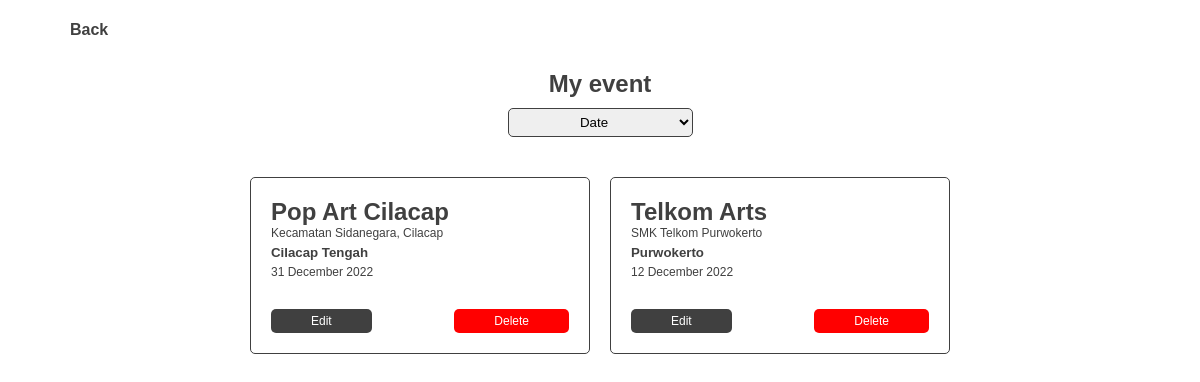
The page /after-LR/myevent.php?id=70 on the database its author committed.
### tables this page shows
CREATE TABLE `data_event` (
  `id_event` int(25) NOT NULL,
  `id_user` int(11) NOT NULL,
  `event_name` varchar(25) NOT NULL,
  `location` varchar(50) NOT NULL,
  `location_city` varchar(20) NOT NULL,
  `event_date` date NOT NULL,
  `event_desc` text NOT NULL,
  `event_terms` text NOT NULL,
  `price_ticket` double NOT NULL
);

### after-LR/myevent.php (the view, shortened to what this page needs)
<!DOCTYPE html>
<html lang="en">
<head>
    <link rel="stylesheet" href="../style.css?version=<?php echo filemtime('../style.css'); ?>">
</head>
<body>
    <?php
    $id = $_GET['id'];
    ?>
    <nav>
        <div class="wrapper">
            <div class="Back-button"><a href="after-login.php?id=<?php echo $id; ?>">Back</a></div>
        </div>
    </nav>
    <section>
        <div class="wrapper-myevent">
            <div class="subwrapper-myevent">
                <div class="wrapper-header-myevent">
                    <h1>My event</h1>
                    <select name="option" id="option_sort">
                        <option value="date">Date</option>
                    </select>
                </div>
            </div>
            <div class="subwrapper-myevent-1">
                <div class="wrapper-content-myevent">
                    <?php
                    include "koneksi.php";
                    $query = "SELECT * FROM data_event WHERE id_user = '$id'";
                    $result = mysqli_query($koneksi, $query);
                    while($d = mysqli_fetch_assoc($result)){
                        $date_v = $d['event_date'];
                        $date_v2 = new DateTime($date_v);
                        $date_formated = date_format($date_v2, 'd F Y');
                        $id_event = $d['id_event']
                    ?>
                    <div class="container-myevent">
                        <div class="subcontainer-myevent">
                            <h2><?php echo $d['event_name']?></h2>
                            <p><?php echo $d['location'] ?></p>
                            <h5><?php echo $d['location_city']?></h5>
                            <p><?php echo $date_formated ?></p>
                            <div class="button-action-myevent">
                                <a class="editbutton-event" href="update-event.php?id_event=<?php echo $id_event?>&id=<?php echo $id?>">Edit</a>
                                <a class="deletebutton-event" href="delete.php?id_event=<?php echo $id_event?>&id=<?php echo $id?>">Delete</a>
                            </div>
                        </div>
                    </div>
                    <?php
                    }
                    ?>
                </div>
            </div>
        </div>
    </section>
</body>
</html>

### style.css (style rules this page uses)
* { text-decoration: none; box-sizing: border-box; margin: 0px; padding: 0px; font-family: 'Poppins', sans-serif; }
body { margin: 0px; padding: 0px; -ms-overflow-style: none; }
.wrapper { background-color: white; padding: 0px 70px; width: 100%; margin: auto; position: relative; }
nav { width: 100%; margin: auto; display: flex; top: 0; line-height: 60px; background-color: white; z-index: 1; }
.sub-container-history-2 h4, h5 { color: #404040; }
.sub-container-eventhome h4, h5 { margin: 5px 0px; color: #404040; }
.wrapper-myevent { width: 100%; padding: 0px 70px; }
.subwrapper-myevent { width: 100%; height: auto; display: flex; justify-content: center; }
.wrapper-header-myevent { text-align: center; }
.wrapper-header-myevent h1 { color: #404040; margin: 10px 0px; }
.wrapper-header-myevent select { text-align: center; padding: 5px 50px; border: 1.5px solid #404040; border-radius: 5px; }
.subwrapper-myevent { width: 100%; height: auto; display: flex; }
.subwrapper-myevent-1 { display: flex; justify-content: center; }
.wrapper-content-myevent { margin: 30px 0px; width: auto; display: inline-grid; grid-template-columns: auto auto auto; }
.container-myevent { margin: 10px; padding: 20px; border: 1.5px solid #404040; border-radius: 5px; width: 340px; }
.subcontainer-myevent { text-align: left; }
.container-myevent h2, h4, h5, p { color: #404040; }
.container-myevent p { font-size: 12px; }
.button-action-myevent { margin-top: 30px; display: flex; justify-content: space-between; }
.editbutton-event { font-size: 12px; color: white; border-radius: 5px; background-color: #404040; padding: 5px 40px; }
.deletebutton-event { font-size: 12px; background-color: red; border-radius: 5px; color: white; padding: 5px 40px; border: none; }
.Back-button a { font-weight: bold; font-size: 16px; color: #404040; }

### rows shown on the page
data_event: event_name "Pop Art Cilacap", location "Kecamatan Sidanegara, Cilacap", location_city "Cilacap Tengah", event_date "31 December 2022"
data_event: event_name "Telkom Arts", location "SMK Telkom Purwokerto", location_city "Purwokerto", event_date "12 December 2022"
